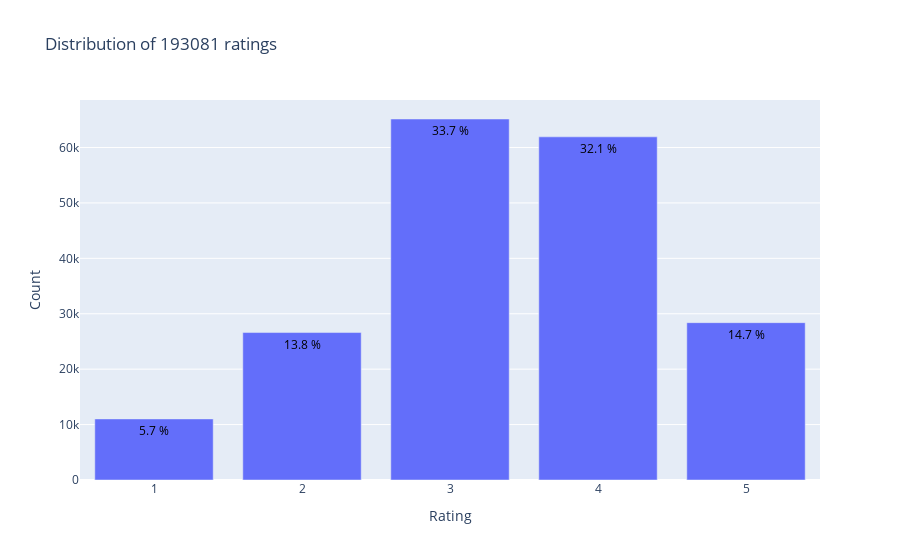
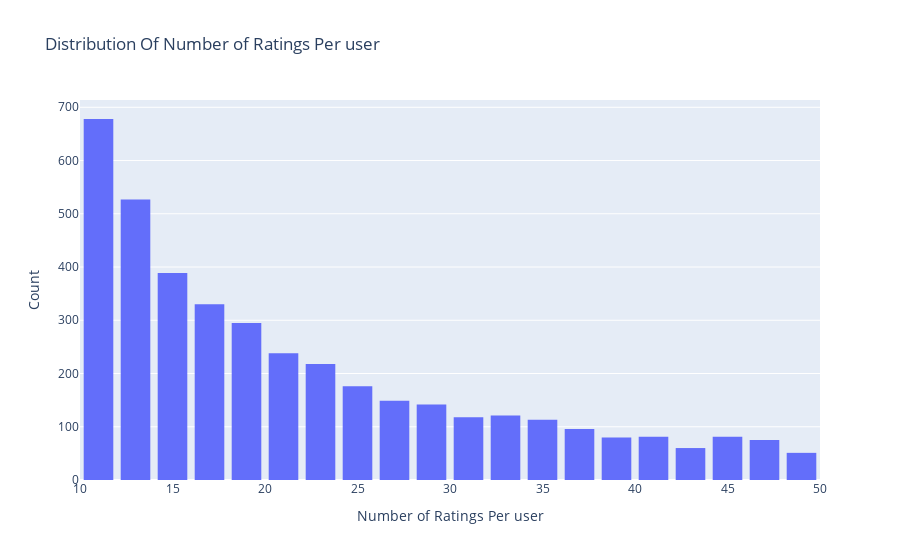
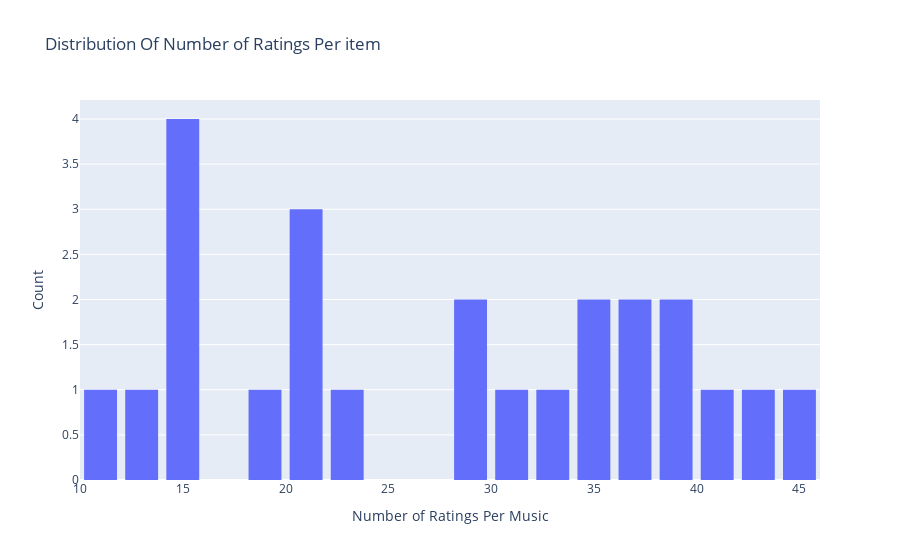
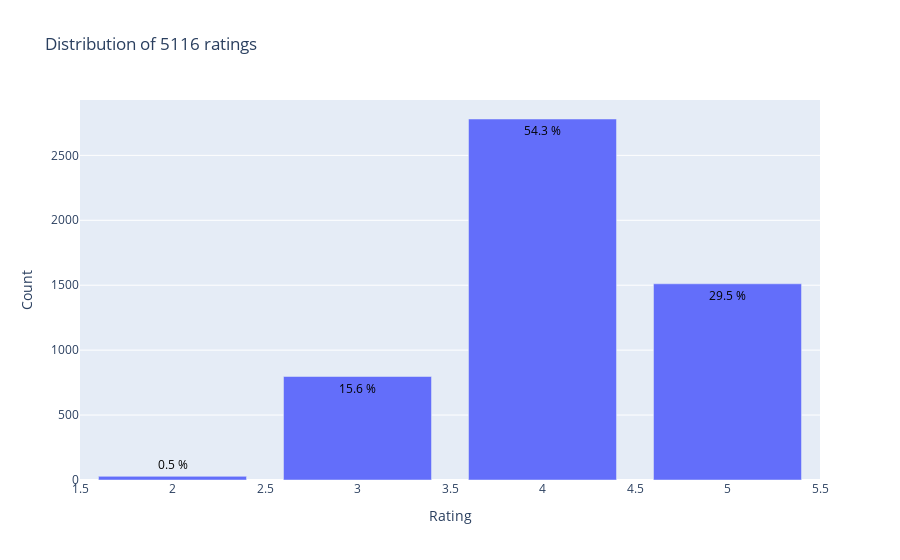

Write notebook code for charts like these, in order.
### Code cell
print("Dataset: Netflix")
data_analysis('train.csv','test.csv')

### Figure 1 — Plotly figure (JSON) as saved in the notebook; plotly's stock layout.template omitted (floating-point values rounded to 4 significant figures)
{"data": [{"text": ["14.7 %", "32.1 %", "33.7 %", "13.8 %", "5.7 %"], "textfont": {"color": "#000000"}, "textposition": "auto", "type": "bar", "x": [5, 4, 3, 2, 1], "y": [28390, 61920, 65141, 26607, 11023]}], "layout": {"title": {"text": "Distribution of 193081 ratings"}, "xaxis": {"title": {"text": "Rating"}}, "yaxis": {"title": {"text": "Count"}}}}

### Figure 2 — Plotly figure (JSON) as saved in the notebook; plotly's stock layout.template omitted (floating-point values rounded to 4 significant figures; data arrays with more than 128 entries replaced by an {"elided": "..."} marker saying what was removed)
{"data": [{"name": "user_rating", "type": "histogram", "x": {"elided": "5128 int values"}, "xbins": {"end": 50, "size": 2, "start": 0}}], "layout": {"bargap": 0.2, "title": {"text": "Distribution Of Number of Ratings Per user"}, "xaxis": {"title": {"text": "Number of Ratings Per user"}}, "yaxis": {"title": {"text": "Count"}}}}

### Figure 3 — Plotly figure (JSON) as saved in the notebook; plotly's stock layout.template omitted (floating-point values rounded to 4 significant figures; data arrays with more than 128 entries replaced by an {"elided": "..."} marker saying what was removed)
{"data": [{"name": "user_rating", "type": "histogram", "x": {"elided": "528 int values"}, "xbins": {"end": 50, "size": 2, "start": 0}}], "layout": {"bargap": 0.2, "title": {"text": "Distribution Of Number of Ratings Per item"}, "xaxis": {"title": {"text": "Number of Ratings Per Music"}}, "yaxis": {"title": {"text": "Count"}}}}

### Figure 4 — Plotly figure (JSON) as saved in the notebook; plotly's stock layout.template omitted (floating-point values rounded to 4 significant figures)
{"data": [{"text": ["29.5 %", "54.3 %", "15.6 %", "0.5 %"], "textfont": {"color": "#000000"}, "textposition": "auto", "type": "bar", "x": [5, 4, 3, 2], "y": [1511, 2780, 797, 28]}], "layout": {"title": {"text": "Distribution of 5116 ratings"}, "xaxis": {"title": {"text": "Rating"}}, "yaxis": {"title": {"text": "Count"}}}}
